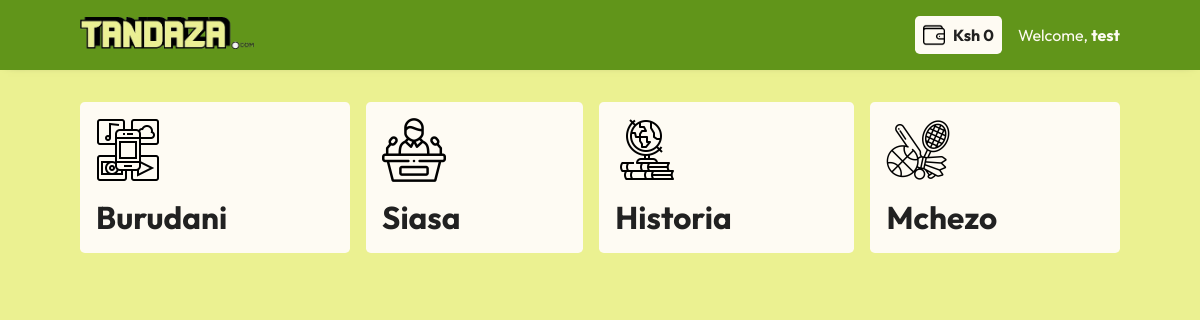
Page /home (signed in) on the committed database.
### models.py (models this page shows, shortened)
class Users(db.Model, UserMixin):
  __tablename__ = "users"
  id = db.Column(db.Integer(), primary_key=True)
  username = db.Column(db.String(50), nullable=False)
  phone_number = db.Column(db.Integer(), nullable=False)
  password = db.Column(db.String(100), nullable=False)
  last_login = db.Column(db.DateTime())
  status = db.Column(db.Boolean(), default=False)
  wallet = db.Column(db.Integer, default=0)
  session = db.relationship("Session", backref="owner", lazy=True)
  payment = db.relationship("Payment", backref="user_payment", lazy=True)
  deposit = db.relationship("Deposit", backref="deposits", lazy=True)
  withdraw = db.relationship("Withdrawal", backref="withdrawals", lazy=True)
  @property
  def passwords(self):
    return self.passwords

class Games(db.Model):
  __tablename__ = "games"
  id = db.Column(db.Integer(), primary_key=True)
  name = db.Column(db.String(50), nullable=False)
  session = db.relationship("Session", backref="session_game_name", lazy=True)
  rounds = db.relationship("Rounds", backref="round_game", lazy=True)

### app.py (the view)
@app.route("/")
@app.route("/home")
@login_required
def home():
  games = Games.query.all()
  return render_template("index.html", games=games)

### app.py (called while the page is built)
@login_manager.user_loader
def load_user(user_id):
  try:
    return Users.query.filter_by(id=user_id).first()
  except Exception as e:
    flash(f"{repr(e)}", category="info")

@app.before_request
def app_modules():
  check_user_account_expiry()

def check_user_account_expiry():
  today = datetime.now()
  users = Users.query.all()
  for user in users:
    if user.last_login:
      diff = today - user.last_login
      diff_hours = diff.total_seconds() / 3600
      if int(diff_hours) > 24:
        user.status = False
        db.session.commit()

### templates/index.html (shortened to what this page needs)
{% extends "base.html" %}
{% block head %}
{{ super() }}
<link rel="stylesheet" href="{{ url_for('static', filename='css/style.css') }}">
{% endblock %}
{% block body %}
<div class="hero">
  <div class="games-box">
    {% for game in games %}
    <a href="{{ url_for('start_game', game_id=game.name) }}">
      <div class="game">
        {% if game.name == "Burudani" %}
        <img src="{{ url_for('static', filename='images/smartphone.png') }}" alt="" class="game-img">
        {% elif game.name == "Siasa" %}
        <img src="{{ url_for('static', filename='images/conference.png') }}" alt="" class="game-img">
        {% elif game.name == "Historia" %}
        <img src="{{ url_for('static', filename='images/history.png') }}" alt="" class="game-img">
        {% elif game.name == "Mchezo" %}
        <img src="{{ url_for('static', filename='images/sports.png') }}" alt="" class="game-img">
        {% endif %}
        <h4>{{ game.name }}</h4>
      </div>
    </a>
    {% endfor %}
  </div>
</div>
{% endblock %}

### templates/base.html (shortened to what this page needs)
<!DOCTYPE html>
<html lang="en">
{% block head %}
<head>
  <link rel="stylesheet" href="{{ url_for('static', filename='css/base.css') }}">
</head>
{% endblock %}
<body>
  <header>
    <div class="logo">
      <a href="{{ url_for('home') }}">
        <img id="logo" src="{{ url_for('static', filename='images/logo.png') }}" alt="tandaza-logo">
      </a>
    </div>
    {% if current_user.is_authenticated %}
    <div class="account">
      <a href="{{ url_for('wallet') }}">
        <div class="wallet">
          <img src="{{ url_for('static', filename='images/wallet.png') }}" alt="">
          <h4>Ksh 0</h4>
        </div>
      </a>
      <div class="account-box">
        <p>Welcome, <b>{{ current_user.username }}</b></p>
      </div>
    </div>
    {% else %}
    <div class="links">
      <a href="{{ url_for('signup') }}">Sign Up</a>
      <a href="{{ url_for('signin') }}">Sign In</a>
    </div>
    {% endif %}
  </header>
  {% block body %} {% endblock %}
</body>
</html>

### static/css/base.css (style rules this page uses)
* { box-sizing: border-box; margin: 0; padding: 0; }
:root { --main-bgcolor: #fefbf3; --sec-bgcolor: #e9e9e9; --green: #61951a; --yellow: #ebf191; --grey: grey; --other-bgcolor: #e6ddc6; --special-bgcolor: #b980f0; --dark: #212121; --font-1: "Outfit", sans-serif; --font-2: "Outfit", sans-serif; --font-3: "Outfit", sans-serif; --font-4: "Outfit", sans-serif; --radius: 0.3rem; }
body { background-color: var(--yellow); }
header { padding: 1rem 5rem; display: flex; align-items: center; justify-content: space-between; background-color: var(--green); position: sticky; top: 0; z-index: 10; box-shadow: 0 0 10px -8px var(--dark); }
#logo { max-height: 2rem; }
.account { display: flex; align-items: center; gap: 1rem; }
.wallet { cursor: pointer; display: flex; align-items: center; gap: 0.5rem; padding: 0.5rem; background-color: var(--main-bgcolor); border-radius: var(--radius); color: var(--dark); max-width: max-content; }
.wallet img { max-height: 1.4rem; }
.account-box { position: relative; }
.account-box p { color: var(--main-bgcolor); cursor: pointer; }
h1, h2, h3, h4 { font-family: var(--font-1); }
p, span, input, label { font-family: var(--font-3); }
a { text-decoration: none; font-family: var(--font-2); color: var(--special-bgcolor); }

### static/css/style.css (style rules this page uses)
.hero { padding: 2rem 5rem; }
.games-box { display: flex; flex-wrap: wrap; gap: 1rem; height: max-content; }
.games-box a { flex-grow: 1; }
.game { padding: 1rem; border-radius: var(--radius); background-color: var(--main-bgcolor); display: grid; gap: 1rem; }
.game-img { max-height: 4rem; }
.game h4 { color: var(--dark); font-size: 3ch; }

### rows in the picture
Users: username "test"
Games: name "Burudani"
Games: name "Siasa"
Games: name "Historia"
Games: name "Mchezo"
